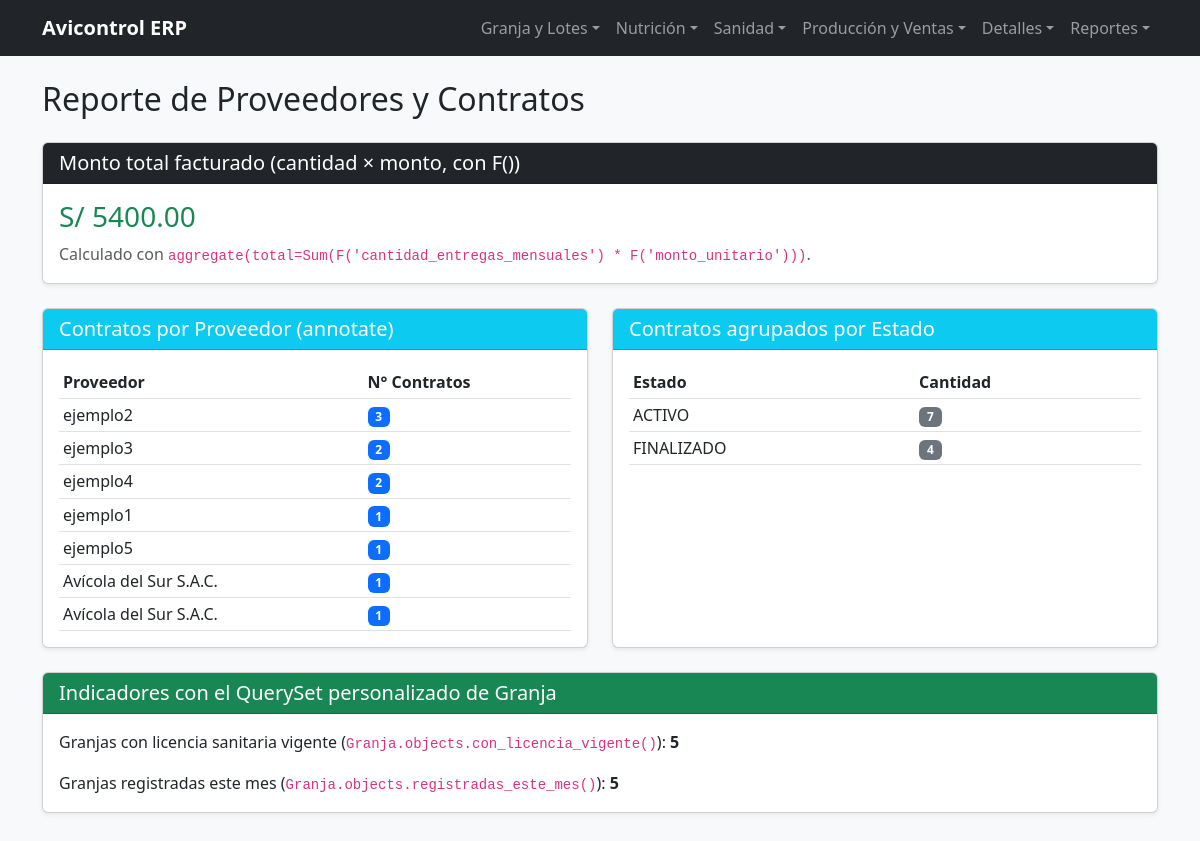
Screenshot of /granjas/reporte/ with the database file from the repository.
### granjas/models.py (models this page shows, shortened)
class Proveedor(models.Model):
    razon_social = models.CharField(max_length=150, verbose_name="Razón Social")
    ruc = models.CharField(max_length=11, unique=True, verbose_name="RUC")
    telefono = models.CharField(max_length=15, verbose_name="Teléfono")
    email = models.EmailField(blank=True, null=True, verbose_name="Correo Electrónico")
    cupos_disponibles = models.PositiveIntegerField(
        default=10,
        verbose_name="Cupos Disponibles para Nuevos Contratos"
    )
    class Meta:
        verbose_name = "Proveedor"
        verbose_name_plural = "Proveedores"
        ordering = ['-id']

class ContratoProveedor(models.Model):
    ESTADO_CHOICES = [
        ('ACTIVO', 'Activo'),
        ('FINALIZADO', 'Finalizado'),
    ]
    granja = models.ForeignKey(Granja, on_delete=models.CASCADE, verbose_name="Granja")
    proveedor = models.ForeignKey(Proveedor, on_delete=models.PROTECT, verbose_name="Proveedor")
    fecha_inicio = models.DateField(verbose_name="Fecha de Inicio")
    estado_contrato = models.CharField(max_length=20, choices=ESTADO_CHOICES, default='ACTIVO', verbose_name="Estado")
    cantidad_entregas_mensuales = models.PositiveIntegerField(
        default=4, verbose_name="Entregas Mensuales Pactadas"
    )
    monto_unitario = models.DecimalField(
        max_digits=8, decimal_places=2, default=0,
        verbose_name="Monto Unitario por Entrega (S/)"
    )
    class Meta:
        verbose_name = "Contrato de Proveedor"
        verbose_name_plural = "Contratos de Proveedores"

### granjas/views.py (the view)
# urls.py: path('reporte/', views.reporte_proveedores, name='reporte_proveedores'),
def reporte_proveedores(request):
    monto_total_facturado = ExpressionWrapper(
        F('cantidad_entregas_mensuales') * F('monto_unitario'),
        output_field=DecimalField(max_digits=12, decimal_places=2)
    )
    total_general = ContratoProveedor.objects.aggregate(
        total=Sum(monto_total_facturado)
    )
    proveedores_con_contratos = Proveedor.objects.annotate(
        total_contratos=Count('contratoproveedor')
    ).order_by('-total_contratos')
    contratos_por_estado = (
        ContratoProveedor.objects
        .values('estado_contrato')
        .annotate(cantidad=Count('id'))
        .order_by('-cantidad')
    )
    granjas_vigentes = Granja.objects.con_licencia_vigente()
    granjas_nuevas_mes = Granja.objects.registradas_este_mes()
    context = {
        'total_general': total_general,
        'proveedores_con_contratos': proveedores_con_contratos,
        'contratos_por_estado': contratos_por_estado,
        'granjas_vigentes': granjas_vigentes,
        'granjas_nuevas_mes': granjas_nuevas_mes,
    }
    return render(request, 'granjas/reporte.html', context)

### granjas/models.py (called while the page is built)
    def con_licencia_vigente(self):
        return self.filter(licencia_sanitaria__esta_vigente=True)

    def registradas_este_mes(self):
        hoy = timezone.now().date()
        return self.filter(fecha_registro__year=hoy.year, fecha_registro__month=hoy.month)

### granjas/templates/granjas/reporte.html (shortened to what this page needs)
{% extends 'granjas/base.html' %}
{% block content %}
<h2 class="mb-4">Reporte de Proveedores y Contratos</h2>
<div class="card mb-4 shadow-sm">
    <div class="card-header bg-dark text-white">
        <h5 class="card-title m-0">Monto total facturado (cantidad × monto, con F())</h5>
    </div>
    <div class="card-body">
        <h3 class="text-success">
            S/ {{ total_general.total|default:0|floatformat:2 }}
        </h3>
        <p class="text-muted m-0">
            Calculado con <code>aggregate(total=Sum(F('cantidad_entregas_mensuales') * F('monto_unitario')))</code>.
        </p>
    </div>
</div>
<div class="row">
    <div class="col-md-6 mb-4">
        <div class="card shadow-sm h-100">
            <div class="card-header bg-info text-white">
                <h5 class="card-title m-0">Contratos por Proveedor (annotate)</h5>
            </div>
            <div class="card-body">
                <table class="table table-sm table-hover mb-0">
                    <thead><tr><th>Proveedor</th><th>N° Contratos</th></tr></thead>
                    <tbody>
                        {% for prov in proveedores_con_contratos %}
                        <tr>
                            <td>{{ prov.razon_social }}</td>
                            <td><span class="badge bg-primary">{{ prov.total_contratos }}</span></td>
                        </tr>
                        {% empty %}
                        <tr><td colspan="2" class="text-muted">Sin proveedores registrados.</td></tr>
                        {% endfor %}
                    </tbody>
                </table>
            </div>
        </div>
    </div>
    <div class="col-md-6 mb-4">
        <div class="card shadow-sm h-100">
            <div class="card-header bg-info text-white">
                <h5 class="card-title m-0">Contratos agrupados por Estado</h5>
            </div>
            <div class="card-body">
                <table class="table table-sm table-hover mb-0">
                    <thead><tr><th>Estado</th><th>Cantidad</th></tr></thead>
                    <tbody>
                        {% for grupo in contratos_por_estado %}
                        <tr>
                            <td>{{ grupo.estado_contrato }}</td>
                            <td><span class="badge bg-secondary">{{ grupo.cantidad }}</span></td>
                        </tr>
                        {% empty %}
                        <tr><td colspan="2" class="text-muted">Sin contratos registrados.</td></tr>
                        {% endfor %}
                    </tbody>
                </table>
            </div>
        </div>
    </div>
</div>
<div class="card shadow-sm">
    <div class="card-header bg-success text-white">
        <h5 class="card-title m-0">Indicadores con el QuerySet personalizado de Granja</h5>
    </div>
    <div class="card-body">
        <p>Granjas con licencia sanitaria vigente (<code>Granja.objects.con_licencia_vigente()</code>):
            <strong>{{ granjas_vigentes.count }}</strong>
        </p>
        <p class="mb-0">Granjas registradas este mes (<code>Granja.objects.registradas_este_mes()</code>):
            <strong>{{ granjas_nuevas_mes.count }}</strong>
        </p>
    </div>
</div>
{% endblock %}

### rows the page displays
Proveedor: razon_social "ejemplo2", total_contratos "3"
Proveedor: razon_social "ejemplo3", total_contratos "2"
Proveedor: razon_social "ejemplo4", total_contratos "2"
Proveedor: razon_social "ejemplo1", total_contratos "1"
Proveedor: razon_social "ejemplo5", total_contratos "1"
Proveedor: razon_social "Avícola del Sur S.A.C.", total_contratos "1"
Proveedor: razon_social "Avícola del Sur S.A.C.", total_contratos "1"
ContratoProveedor: estado_contrato "ACTIVO", cantidad "7"

### other values shown
{{ total_general.total|default:0|floatformat:2 }} "5400.00"
{{ grupo.estado_contrato }} "FINALIZADO"
{{ grupo.cantidad }} "4"
{{ granjas_vigentes.count }} "5"
{{ granjas_nuevas_mes.count }} "5"
